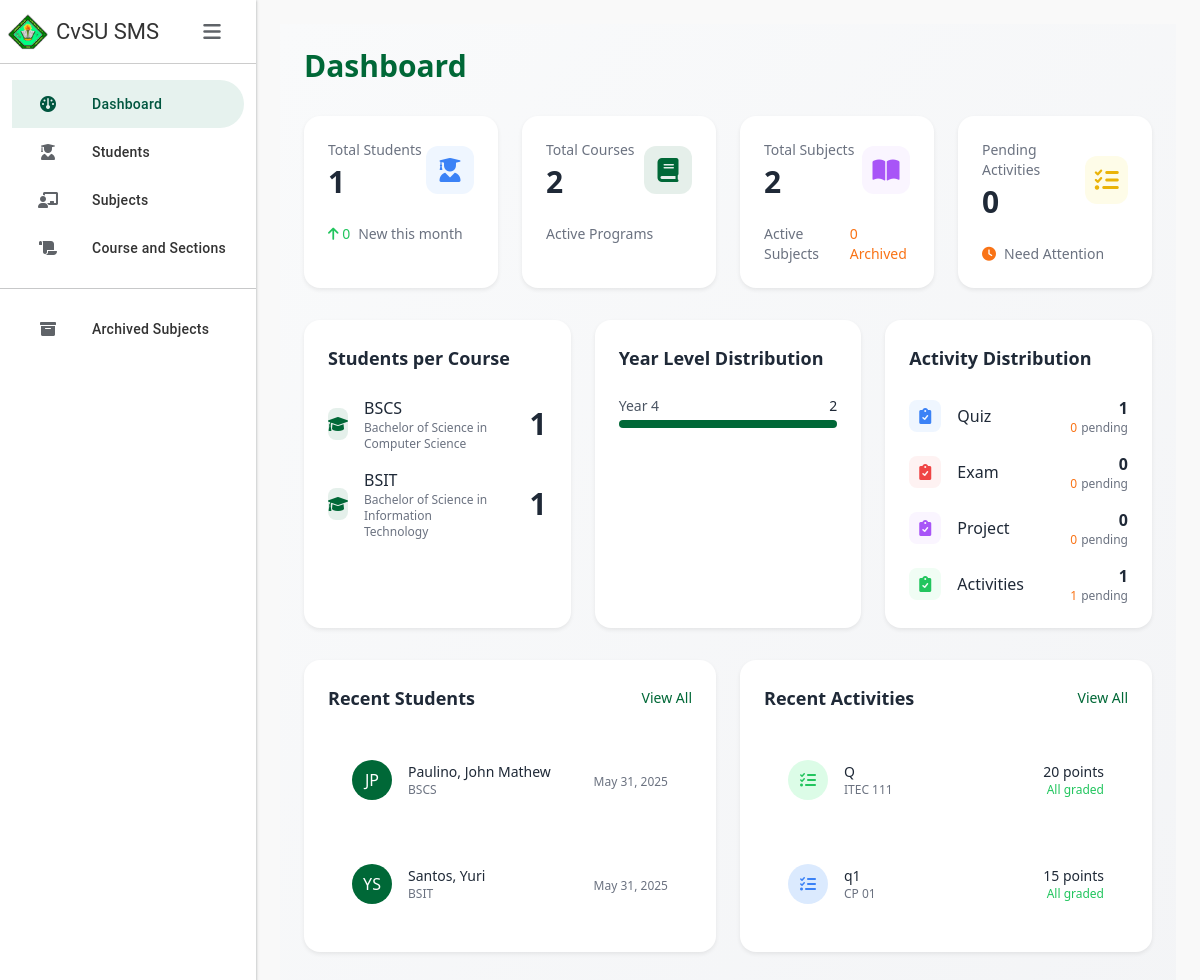
The page / on the database its author committed.
### SMSapp/models.py (models this page shows, shortened)
class Course(models.Model):
    course_abv = models.CharField(max_length=10, primary_key=True)
    course_name = models.CharField(max_length=100)

class Student(models.Model):
    STATUS_CHOICES = [
        ('R', 'Regular'),
        ('I', 'Irregular')
    ]
    student_id = models.CharField(max_length=20, primary_key=True)
    last_name = models.CharField(max_length=50)
    first_name = models.CharField(max_length=50)
    middle_name = models.CharField(max_length=50, blank=True, null=True)
    course = models.ForeignKey(Course, on_delete=models.SET_NULL, null=True)
    year_level = models.PositiveSmallIntegerField()
    section = models.CharField(max_length=20)
    date_added = models.DateTimeField(auto_now_add=True)
    status = models.CharField(max_length=1, choices=STATUS_CHOICES, default='R')
    objects = StudentManager()

class Activity(models.Model):
    activity_id = models.AutoField(primary_key=True)
    subject = models.ForeignKey(Subject, on_delete=models.CASCADE)
    activity_name = models.CharField(max_length=100)
    activity_type = models.CharField(max_length=50)
    total_items = models.IntegerField()

class Subject(models.Model):
    SEMESTER_CHOICES = [
        (1, '1st Semester'),
        (2, '2nd Semester'),
        (3, 'Summer'),
    ]
    subject_code = models.CharField(max_length=20, primary_key=True)
    subject_title = models.CharField(max_length=100)
    course = models.ForeignKey(Course, on_delete=models.CASCADE, null=True, blank=True)  # Make course optional
    school_year = models.CharField(max_length=20)
    semester = models.PositiveSmallIntegerField(choices=SEMESTER_CHOICES)
    year_level = models.PositiveSmallIntegerField()
    section = models.CharField(max_length=20)
    archive = models.BooleanField(default=False)
    archived = models.BooleanField(default=False)
    is_active = models.BooleanField(default=True)
    archived_date = models.DateTimeField(null=True, blank=True)
    class Meta:
        ordering = ['subject_code']

### SMSapp/views.py (the view)
# urls.py: path('', views.index, name='index'),
def index(request):
    total_students = Student.objects.count()
    total_courses = Course.objects.count()
    total_subjects = Subject.objects.filter(is_active=True).count()
    archived_subjects = Subject.objects.filter(is_active=False).count()
    this_month = timezone.now().replace(day=1)
    new_students = Student.objects.filter(date_added__gte=this_month).count()
    course_stats = Course.objects.annotate(
        student_count=Count('student')
    ).values('course_abv', 'course_name', 'student_count')
    total_count = Student.objects.count()
    year_stats = Student.objects.values('year_level').annotate(
        student_count=Count('student_id')
    ).order_by('year_level')
    for year in year_stats:
        year['percentage'] = (year['student_count'] / total_count * 100) if total_count > 0 else 0
    activity_stats = []
    for activity_type in ['Quiz', 'Exam', 'Project', 'Activities']:
        count = Activity.objects.filter(activity_type=activity_type).count()
        pending = Activity.objects.filter(
            activity_type=activity_type
        ).exclude(
            activity_id__in=Grade.objects.values('activity')
        ).count()
        activity_stats.append({
            'type': activity_type,
            'count': count,
            'pending': pending
        })
    recent_activities = Activity.objects.select_related('subject').order_by('-activity_id')[:5]
    for activity in recent_activities:
        total_students = StudentSubjectEnrollment.objects.filter(subject=activity.subject).count()
        graded_count = Grade.objects.filter(activity=activity).count()
        activity.pending_count = total_students - graded_count
    context = {
        'total_students': total_students,
        'total_courses': total_courses,
        'total_subjects': total_subjects,
        'archived_subjects': archived_subjects,
        'new_students': new_students,
        'pending_activities': Activity.objects.filter(
            activity_id__in=StudentSubjectEnrollment.objects.values('subject__activity')
        ).exclude(
            activity_id__in=Grade.objects.values('activity')
        ).count(),
        'course_stats': course_stats,
        'year_stats': year_stats,
        'activity_stats': activity_stats,
        'recent_students': Student.objects.select_related('course').order_by('-date_added')[:5],
        'recent_activities': recent_activities,
    }
    return render(request, 'index.html', context)

### SMSapp/templates/index.html
{% extends 'base.html' %}
{% load static %}
{% block content %}
<div class="p-6 min-h-screen bg-gradient-to-br from-gray-50 to-gray-100">
    <div class="mb-8">
        <h1 class="text-3xl font-bold text-[#006837]">Dashboard</h1>
    </div>
    <div class="grid grid-cols-1 md:grid-cols-2 lg:grid-cols-4 gap-6 mb-8">
        <div class="bg-white rounded-2xl p-6 shadow-sm hover:shadow-md transition-all duration-300">
            <div class="flex items-center justify-between">
                <div>
                    <p class="text-sm text-gray-500 mb-1">Total Students</p>
                    <h3 class="text-3xl font-bold text-gray-800">{{ total_students }}</h3>
                </div>
                <div class="w-12 h-12 rounded-xl bg-blue-50 flex items-center justify-center text-blue-500">
                    <i class="fas fa-user-graduate text-2xl"></i>
                </div>
            </div>
            <div class="mt-4 flex items-center text-sm">
                <span class="text-green-500 mr-2">
                    <i class="fas fa-arrow-up"></i> {{ new_students }}
                </span>
                <span class="text-gray-500">New this month</span>
            </div>
        </div>
        <div class="bg-white rounded-2xl p-6 shadow-sm hover:shadow-md transition-all duration-300">
            <div class="flex items-center justify-between">
                <div>
                    <p class="text-sm text-gray-500 mb-1">Total Courses</p>
                    <h3 class="text-3xl font-bold text-gray-800">{{ total_courses }}</h3>
                </div>
                <div class="w-12 h-12 rounded-xl bg-[#006837]/10 flex items-center justify-center text-[#006837]">
                    <i class="fas fa-book text-2xl"></i>
                </div>
            </div>
            <div class="mt-4 flex items-center text-sm">
                <span class="text-gray-500">Active Programs</span>
            </div>
        </div>
        <div class="bg-white rounded-2xl p-6 shadow-sm hover:shadow-md transition-all duration-300">
            <div class="flex items-center justify-between">
                <div>
                    <p class="text-sm text-gray-500 mb-1">Total Subjects</p>
                    <h3 class="text-3xl font-bold text-gray-800">{{ total_subjects }}</h3>
                </div>
                <div class="w-12 h-12 rounded-xl bg-purple-50 flex items-center justify-center text-purple-500">
                    <i class="fas fa-book-open text-2xl"></i>
                </div>
            </div>
            <div class="mt-4 flex justify-between items-center text-sm">
                <span class="text-gray-500">Active Subjects</span>
                <span class="text-orange-500">{{ archived_subjects }} Archived</span>
            </div>
        </div>
        <div class="bg-white rounded-2xl p-6 shadow-sm hover:shadow-md transition-all duration-300">
            <div class="flex items-center justify-between">
                <div>
                    <p class="text-sm text-gray-500 mb-1">Pending Activities</p>
                    <h3 class="text-3xl font-bold text-gray-800">{{ pending_activities }}</h3>
                </div>
                <div class="w-12 h-12 rounded-xl bg-yellow-50 flex items-center justify-center text-yellow-500">
                    <i class="fas fa-tasks text-2xl"></i>
                </div>
            </div>
            <div class="mt-4 flex items-center text-sm">
                <span class="text-orange-500 mr-2">
                    <i class="fas fa-clock"></i>
                </span>
                <span class="text-gray-500">Need Attention</span>
            </div>
        </div>
    </div>
    <div class="grid grid-cols-1 lg:grid-cols-3 gap-6 mb-8">
        <div class="bg-white rounded-2xl p-6 shadow-sm">
            <h3 class="text-lg font-semibold text-gray-800 mb-4">Students per Course</h3>
            <div class="space-y-4">
                {% for course in course_stats %}
                <div class="flex items-center justify-between gap-8">
                    <div class="flex items-center gap-3">
                        <div class="w-8 h-8 rounded-lg bg-[#006837]/10 flex items-center justify-center text-[#006837]">
                            <i class="fas fa-graduation-cap"></i>
                        </div>
                        <div>
                            <p class="font-medium text-gray-800">{{ course.course_abv }}</p>
                            <p class="text-xs text-gray-500">{{ course.course_name }}</p>
                        </div>
                    </div>
                    <div class="text-right">
                        <p class="font-bold text-3xl text-gray-800">{{ course.student_count }}</p>
                    </div>
                </div>
                {% endfor %}
            </div>
        </div>
        <div class="bg-white rounded-2xl p-6 shadow-sm">
            <h3 class="text-lg font-semibold text-gray-800 mb-4">Year Level Distribution</h3>
            <div class="space-y-4">
                {% for year in year_stats %}
                <div>
                    <div class="flex justify-between text-sm mb-1">
                        <span class="text-gray-600">Year {{ year.year_level }}</span>
                        <span class="font-medium text-gray-800">{{ year.student_count }}</span>
                    </div>
                    <div class="w-full bg-gray-100 rounded-full h-2">
                        <div class="bg-[#006837] h-2 rounded-full" style="width: {{ year.percentage }}%"></div>
                    </div>
                </div>
                {% endfor %}
            </div>
        </div>
        <div class="bg-white rounded-2xl p-6 shadow-sm">
            <h3 class="text-lg font-semibold text-gray-800 mb-4">Activity Distribution</h3>
            <div class="space-y-4">
                {% for type in activity_stats %}
                <div class="flex items-center justify-between">
                    <div class="flex items-center gap-3">
                        <div class="w-8 h-8 rounded-lg
                            {% if type.type == 'Quiz' %}bg-blue-50 text-blue-500
                            {% elif type.type == 'Exam' %}bg-red-50 text-red-500
                            {% elif type.type == 'Project' %}bg-purple-50 text-purple-500
                            {% else %}bg-green-50 text-green-500{% endif %}
                            flex items-center justify-center">
                            <i class="fas fa-clipboard-check"></i>
                        </div>
                        <span class="text-gray-800">{{ type.type }}</span>
                    </div>
                    <div class="text-right">
                        <p class="font-bold text-gray-800">{{ type.count }}</p>
                        <div class="flex items-center text-xs text-gray-500">
                            <span class="text-orange-500 mr-1">{{ type.pending }}</span> pending
                        </div>
                    </div>
                </div>
                {% endfor %}
            </div>
        </div>
    </div>
    <div class="grid grid-cols-1 lg:grid-cols-2 gap-6">
        <div class="bg-white rounded-2xl p-6 shadow-sm">
            <div class="flex justify-between items-center mb-6">
                <h3 class="text-lg font-semibold text-gray-800">Recent Students</h3>
                <a href="{% url 'students' %}" class="text-[#006837] hover:text-[#2d8653] text-sm font-medium">View All</a>
            </div>
            <div class="space-y-4">
                {% for student in recent_students %}
                <div class="flex items-center justify-between p-4 hover:bg-gray-50 rounded-xl transition-colors">
                    <div class="flex items-center gap-3">
                        <div class="w-10 h-10 rounded-full bg-[#006837] flex items-center justify-center text-white font-medium">
                            {{ student.first_name|slice:":1" }}{{ student.last_name|slice:":1" }}
                        </div>
                        <div>
                            <p class="text-sm font-medium text-gray-800">{{ student.last_name }}, {{ student.first_name }}</p>
                            <p class="text-xs text-gray-500">{{ student.course.course_abv }}</p>
                        </div>
                    </div>
                    <div class="text-right">
                        <span class="text-xs text-gray-500">{{ student.date_added|date:"M d, Y" }}</span>
                    </div>
                </div>
                {% endfor %}
            </div>
        </div>
        <div class="bg-white rounded-2xl p-6 shadow-sm">
            <div class="flex justify-between items-center mb-6">
                <h3 class="text-lg font-semibold text-gray-800">Recent Activities</h3>
                <a href="{% url 'subjects' %}" class="text-[#006837] hover:text-[#2d8653] text-sm font-medium">View All</a>
            </div>
            <div class="space-y-4">
                {% for activity in recent_activities %}
                <div class="flex items-center justify-between p-4 hover:bg-gray-50 rounded-xl transition-colors">
                    <div class="flex items-center gap-3">
                        <div class="w-10 h-10 rounded-full
                            {% if activity.activity_type == 'Quiz' %}bg-blue-100 text-blue-500
                            {% elif activity.activity_type == 'Exam' %}bg-red-100 text-red-500
                            {% elif activity.activity_type == 'Project' %}bg-purple-100 text-purple-500
                            {% else %}bg-green-100 text-green-500{% endif %}
                            flex items-center justify-center">
                            <i class="fas fa-tasks"></i>
                        </div>
                        <div>
                            <p class="text-sm font-medium text-gray-800">{{ activity.activity_name }}</p>
                            <p class="text-xs text-gray-500">{{ activity.subject.subject_code }}</p>
                        </div>
                    </div>
                    <div class="text-right">
                        <p class="text-sm font-medium text-gray-800">{{ activity.total_items }} points</p>
                        {% if activity.pending_count > 0 %}
                        <p class="text-xs text-orange-500">{{ activity.pending_count }} pending grades</p>
                        {% else %}
                        <p class="text-xs text-green-500">All graded</p>
                        {% endif %}
                    </div>
                </div>
                {% endfor %}
            </div>
        </div>
    </div>
</div>
{% endblock %}

### rows shown on the page
Course: course_abv "BSCS", course_name "Bachelor of Science in Computer Science", student_count "1"
Course: course_abv "BSIT", course_name "Bachelor of Science in Information Technology", student_count "1"
Student: first_name "J", last_name "P", last_name "Paulino", first_name "John Mathew", course.course_abv "BSCS", date_added "May 31, 2025"
Student: first_name "Y", last_name "S", last_name "Santos", first_name "Yuri", course.course_abv "BSIT", date_added "May 31, 2025"
Activity: activity_name "Q", subject.subject_code "ITEC 111", total_items "20", shows "All graded"
Activity: activity_name "q1", subject.subject_code "CP 01", total_items "15", shows "All graded"

### other values the page prints
{{ total_students }} "1"
{{ new_students }} "0"
{{ total_courses }} "2"
{{ total_subjects }} "2"
{{ archived_subjects }} "0"
{{ pending_activities }} "0"
{{ year.year_level }} "4"
{{ year.student_count }} "2"
{{ type.type }} "Quiz" "Exam" "Project" "Activities"
{{ type.count }} "1" "0" "0" "1"
{{ type.pending }} "0" "0" "0" "1"
